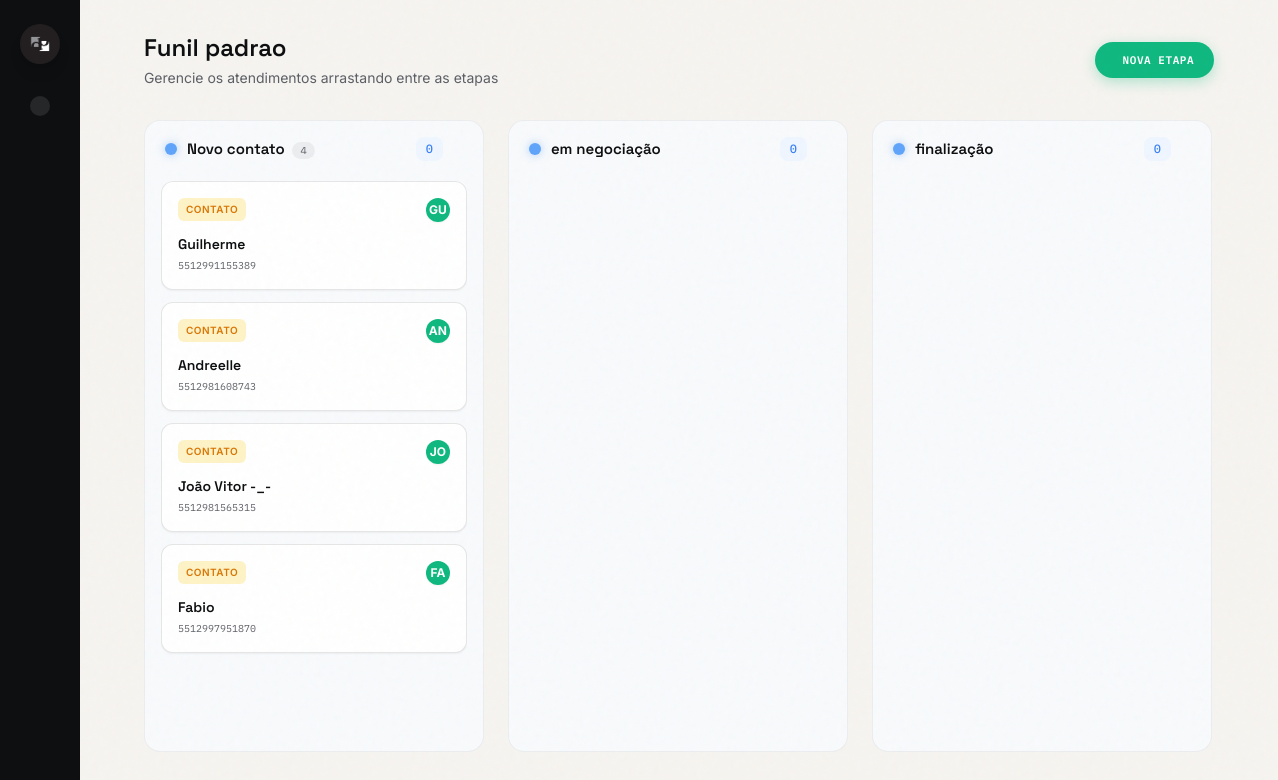
/workspace/15/dashboard/ (signed in), run on the app's committed database.
### cadastro/models.py (models this page shows, shortened)
class Workspace(models.Model):
    id = models.AutoField(primary_key=True)
    Workpaces_name = models.CharField()
    nicho = models.CharField(null=True,blank=True)
    description = models.CharField(null=True,blank=True)
    agente_ativo = models.BooleanField(default=False)
    agente_nome = models.CharField(max_length=255, default="Agente IA Assistente")
    agente_instrucoes = models.TextField(
        default="Você é um assistente de prospecção do Dalle Piagge Ladrilhos. Responda de forma clara e objetiva.",
        blank=True
    )

class etapas(models.Model):
    id = models.AutoField(primary_key=True)
    nome = models.CharField()

class Lead(models.Model):
    id = models.AutoField(primary_key=True)
    nome = models.CharField(max_length=255, default="Novo Contato")
    numero = models.CharField(max_length=50) # ex: 5512981565315@s.whatsapp.net
    workspace = models.ForeignKey(Workspace, on_delete=models.CASCADE, null=True, blank=True)
    etapa = models.ForeignKey(etapas, on_delete=models.SET_NULL, null=True, blank=True)
    finalizado = models.BooleanField(default=False)
    criado_em = models.DateTimeField(auto_now_add=True)
    atualizado_em = models.DateTimeField(auto_now=True)

### cadastro/views.py (the view)
# urls.py: path('workspace/<int:workspace_id>/dashboard/', dashboard_view, name='dashboard'),
@login_required
def dashboard_view(request, workspace_id):
    workspace = Workspace.objects.get(id=workspace_id)
    todas_etapas = etapas.objects.all()
    leads = Lead.objects.filter(workspace=workspace)
    return render(request, "Dashboard.html", {
        "workspace": workspace,
        "etapas": todas_etapas,
        "leads": leads
    })

### cadastro/Templates/Dashboard.html (shortened to what this page needs)
<!DOCTYPE html>
<html class="scroll-smooth antialiased" lang="en">
<head>
    <script src="https://cdn.tailwindcss.com"></script>
</head>
<body class="bg-canvas text-graphite-900 font-body text-body selection:bg-amber selection:text-white relative min-h-screen flex">
    <aside class="fixed top-0 left-0 h-screen w-20 bg-graphite-900 border-r border-graphite-900/10 flex flex-col items-center py-6 z-50">
        <div class="w-10 h-10 rounded-full flex items-center justify-center mb-8 shadow-lg overflow-hidden">
            <img src="/static/img/logo.jpg" alt="Dalle Piagge Ladrilhos Logo" class="w-full h-full object-cover">
        </div>
        <div class="flex flex-col gap-6 w-full items-center">
            <a href="/workspace/{{ workspace.id }}/dashboard/" class="text-white bg-surface/10 rounded-xl p-2.5 transition-colors" title="Dashboard">
            </a>
            <a href="/workspace/{{ workspace.id }}/atendimento/" class="text-graphite-500 hover:text-amber hover:bg-surface/5 rounded-xl p-2.5 transition-colors" title="Conversas">
            </a>
            <a href="/workspace/{{ workspace.id }}/agente/" class="text-graphite-500 hover:text-amber hover:bg-surface/5 rounded-xl p-2.5 transition-colors" title="IA Agente">
            </a>
            <a href="/workspace/{{ workspace.id }}/canais/" class="text-graphite-500 hover:text-amber hover:bg-surface/5 rounded-xl p-2.5 transition-colors" title="Canais">
            </a>
            <a href="/workspace/{{ workspace.id }}/analise/" class="text-graphite-500 hover:text-amber hover:bg-surface/5 rounded-xl p-2.5 transition-colors" title="Análise">
            </a>
        </div>
        <div class="mt-auto">
            <a href="{% url 'workspace' %}" class="text-graphite-500 hover:text-amber hover:bg-surface/5 rounded-xl p-2.5 transition-colors block" title="Voltar para Workspaces">
            </a>
        </div>
    </aside>
    <main class="ml-20 flex-grow min-h-screen pt-8 px-container pb-8 flex flex-col">
        <header class="flex flex-col sm:flex-row justify-between items-start sm:items-center gap-4 mb-8">
            <div>
                <h1 class="font-display font-semibold text-2xl text-graphite-900 mb-1">Funil padrao</h1>
                <p class="font-body text-graphite-500 text-sm">Gerencie os atendimentos arrastando entre as etapas</p>
            </div>
            <button id="btn-open-modal" class="bg-[#10B981] hover:bg-[#059669] text-white font-mono text-[11px] font-semibold uppercase tracking-wider py-2.5 px-5 rounded-full flex items-center gap-2 transition-all shadow-[0_4px_14px_rgba(16,185,129,0.3)] hover:shadow-[0_6px_20px_rgba(16,185,129,0.4)]">
                <span>Nova Etapa</span>
            </button>
        </header>
        <div class="flex gap-6 overflow-x-auto pb-4 hide-scrollbar flex-grow items-start" id="kanban-board">
            {% for etapa in etapas %}
            <div class="w-[340px] flex-shrink-0 bg-[#F8FAFC] border border-graphite-900/5 rounded-2xl p-4 flex flex-col h-full max-h-[calc(100vh-160px)] column-container transition-all duration-300"
                 id="{% if forloop.first %}col-fixed{% else %}col-{{ etapa.id }}{% endif %}"
                 {% if not forloop.first %}
                 draggable="true"
                 ondragstart="dragCol(event)"
                 {% endif %}
                 ondrop="dropCol(event)"
                 ondragover="allowDropCol(event)"
                 ondragenter="dragEnterCol(event)"
                 ondragleave="dragLeaveCol(event)">
                <div class="flex justify-between items-center mb-5 px-1 {% if not forloop.first %}cursor-grab active:cursor-grabbing{% endif %}">
                    <div class="flex items-center gap-2.5">
                        <div class="w-3 h-3 rounded-full bg-[#60A5FA] shadow-[0_0_8px_rgba(96,165,250,0.5)]"></div>
                        <h3 class="font-display font-semibold text-graphite-900 text-[15px]">{{ etapa.nome }} {% if forloop.first %}<span class="text-[10px] bg-black/5 text-graphite-500 px-2 py-0.5 rounded-full ml-1 font-normal tracking-wide">FIXO</span>{% endif %}</h3>
                    </div>
                    <div class="flex items-center gap-3">
                        <span class="bg-[#EFF6FF] text-[#3B82F6] text-xs font-mono font-medium px-2.5 py-1 rounded-lg">0</span>
                        <form action="/workspace/{{ workspace.id }}/etapa/{{ etapa.id }}/deletar/" method="POST" class="inline pointer-events-auto" onsubmit="return confirm('Tem certeza que deseja excluir esta etapa?');">
                            <button type="submit" class="text-graphite-500 hover:text-[#F43F5E] transition-colors p-1 flex items-center justify-center cursor-pointer" title="Excluir Etapa">
                            </button>
                        </form>
                    </div>
                </div>
                <div class="flex-1 overflow-y-auto hide-scrollbar space-y-3 min-h-[150px] transition-colors rounded-xl" id="stage-{{ etapa.id }}" ondrop="drop(event)" ondragover="allowDrop(event)" ondragenter="dragEnter(event)" ondragleave="dragLeave(event)">
                    {% for lead in leads %}
                        {% if lead.etapa.id == etapa.id %}
                        <div class="bg-white border {% if lead.finalizado %}border-[#10B981] bg-[#10B981]/5{% else %}border-graphite-900/10{% endif %} rounded-xl p-4 cursor-grab active:cursor-grabbing shadow-sm hover:shadow-md transition-all" id="lead-card-{{ lead.id }}" draggable="true" ondragstart="drag(event)">
                            <div class="flex justify-between items-start mb-3">
                                {% if lead.finalizado %}
                                <span class="text-[10px] font-semibold px-2 py-1 bg-[#10B981]/10 text-[#10B981] rounded-md tracking-wider uppercase flex items-center gap-1"><iconify-icon icon="solar:check-circle-bold"></iconify-icon> Finalizado</span>
                                {% else %}
                                <span class="text-[10px] font-semibold px-2 py-1 bg-[#FEF3C7] text-[#D97706] rounded-md tracking-wider uppercase">Contato</span>
                                {% endif %}
                                <div class="flex space-x-2 items-center">
                                    <button type="button" onclick="toggleFinalizar({{ lead.id }})" class="{% if lead.finalizado %}text-[#10B981]{% else %}text-graphite-300 hover:text-[#10B981]{% endif %} transition-colors p-0.5 flex items-center justify-center cursor-pointer" title="Alternar Finalizado">
                                    </button>
                                    <form action="/workspace/{{ workspace.id }}/lead/{{ lead.id }}/deletar/" method="POST" class="inline pointer-events-auto" onsubmit="return confirm('Tem certeza que deseja excluir este contato e todo o seu histórico de mensagens?');">
                                        <button type="submit" class="text-graphite-300 hover:text-[#F43F5E] transition-colors p-0.5 flex items-center justify-center cursor-pointer" title="Excluir Contato">
                                        </button>
                                    </form>
                                    <div class="w-6 h-6 rounded-full bg-[#10B981] text-white flex items-center justify-center text-xs font-bold shadow-sm ml-1">{{ lead.nome|slice:":2"|upper }}</div>
                                </div>
                            </div>
                            <h4 class="font-display font-semibold {% if lead.finalizado %}text-graphite-500 line-through{% else %}text-graphite-900{% endif %} text-sm">{{ lead.nome }}</h4>
                            <p class="font-mono text-[10px] text-graphite-500 mt-1">{{ lead.numero }}</p>
                        </div>
                        {% endif %}
                    {% endfor %}
                </div>
            </div>
            {% empty %}
            <div class="w-full flex flex-col items-center justify-center py-20 text-graphite-500">
                <iconify-icon icon="solar:folder-error-linear" width="48" class="mb-4 text-graphite-900/20"></iconify-icon>
                <p>Nenhuma etapa cadastrada ainda.</p>
                <p class="text-sm">Clique em "Nova Etapa" para começar.</p>
            </div>
            {% endfor %}
        </div>
    </main>
</body>
</html>

### cadastro/Templates/Dashboard.html (style rules this page uses)
.hide-scrollbar { -ms-overflow-style: none; scrollbar-width: none; }

### data on the page
etapas: nome "Novo contato", shows "4"
Lead: finalizado "CONTATO", nome "GU", nome "Guilherme", numero "5512991155389"
Lead: finalizado "CONTATO", nome "AN", nome "Andreelle", numero "5512981608743"
Lead: finalizado "CONTATO", nome "JO", nome "João Vitor -_-", numero "5512981565315"
Lead: finalizado "CONTATO", nome "FA", nome "Fabio", numero "5512997951870"
etapas: nome "em negociação"
etapas: nome "finalização"
